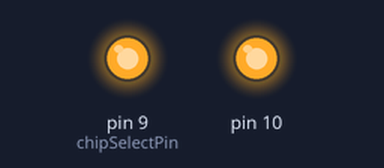
Simulated run of this sketch. Board: Arduino Uno, built with avr-gcc and run on an emulated ATmega328P. On the bench: output pins drawn as LEDs (lit = HIGH). What the sketch prints to the serial monitor is not drawn.

Above: at 0.5 s.
Timing chart, 0 to 2.0 s (numbered marks = the images above):
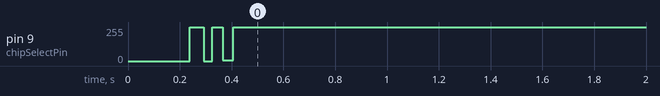

The sketch:

_6804_ReadWriteConfig.ino
```cpp
#include <SPI.h>


class LTC6804Stack {
public:
	LTC6804Stack()
	{
		resetLocalRegisters();
	}

	void resetLocalRegisters()
	{
		for (byte device = 0; device < nDevices; device++)
		{
			CFGR[device][0] = 0xD8;
			CFGR[device][1] = 0xD5;
			CFGR[device][2] = 0x16;
			CFGR[device][3] = 0xA4;
			CFGR[device][4] = 0x00;
			CFGR[device][5] = 0x00;

			for (byte i = 0; i < 6; i++)
			{
				CVAR[device][i] = 0xFF;
				CVBR[device][i] = 0xFF;
				CVCR[device][i] = 0xFF;
				CVDR[device][i] = 0xFF;
				STAR[device][i] = 0xFF;
				STBR[device][i] = 0xFF;
			}
		}
	}

	void wakeUpSerialInterface()
	{
		Serial.println("\nWake up SPI");
		delayMicroseconds(1); // Minimum length of time of SCK low is 0.2us

		// 1. Send a dummy byte. The activity on CSB and SCK will wake up the serial interface
		digitalWrite(chipSelectPin, LOW);
		debugTransfer(0x00);
		digitalWrite(chipSelectPin, HIGH);

		// 2. For n devices in the stack, wait for the amount of time n * t_wake in order to power up all the devices (t_wake = 300us)
		delayMicroseconds(nDevices * 300);
	}

	void initVoltageSensorSPI()
	{
		pinMode(chipSelectPin, OUTPUT);
		SPI.begin();

		// Need to do a couple things before communication
		// 1. Set the bit order
		// 2. Set data clock idle when high/low and set samples on rising or falling clk edges
		// 3. Speed of SPI

		SPI.setBitOrder(MSBFIRST);

		// LTC6804 Datasheet Pg. 35, "Timing": CPHA = 1 and CPOL = 1
		SPI.setDataMode(SPI_MODE3);

		// The maximum data rate for the LTC6804 using a CAT 5 twisted pair cable up to 10 meters is 1Mbps
		// (see Datasheet Pg. 35, "Timing" and pg 70, "Applications Information")
		// Arduino Nanos have a clock speed of 16 MHz. Using a clock divider of 16 will result in a SPI clock speed of 1MHz, which transfers 1Mbps
		SPI.setClockDivider(SPI_CLOCK_DIV16);
	}

	// WRCFG
	void writeConfigurationRegisterGroup()
	{
		Serial.println("\nWrite Config");
		delayMicroseconds(1); // Minimum length of time of SCK low is 0.2us
		// Pull CSB low
		digitalWrite(chipSelectPin, LOW);

		// Send the command
		sendCommandAndPec(0x00, 0x01);

		// send the data
		for (short device = nDevices - 1; device >= 0; device--)
		{
			// Send the same configuration to all devices, starting with the highest stacked device
			sendBytesAndPEC(CFGR[device], 6);
		}

		// Pull CSB high, data is latched on rising edge
		digitalWrite(chipSelectPin, HIGH);
	}
	// RDCFG
	void readConfigurationRegisterGroup()
	{
		Serial.println("\nRead RDCFG");
		delayMicroseconds(1); // Minimum length of time of SCK low is 0.2us
		digitalWrite(chipSelectPin, LOW);
		sendCommandAndPec(0x00, 0x02);
		readBytesIntoRegister(CFGR);
		digitalWrite(chipSelectPin, HIGH);
	}
	void readCellVoltageRegisterGroupA()
	{
		Serial.println("\nRead CVAR");
		delayMicroseconds(1); // Minimum length of time of SCK low is 0.2us
		digitalWrite(chipSelectPin, LOW);
		sendCommandAndPec(0x00, 0x04);
		readBytesIntoRegister(CVAR);
		digitalWrite(chipSelectPin, HIGH);
	}
	void readCellVoltageRegisterGroupB()
	{
		Serial.println("\nRead CVBR");
		delayMicroseconds(1); // Minimum length of time of SCK low is 0.2us
		digitalWrite(chipSelectPin, LOW);
		sendCommandAndPec(0x00, 0x06);
		readBytesIntoRegister(CVBR);
		digitalWrite(chipSelectPin, HIGH);
	}
	void readCellVoltageRegisterGroupC()
	{
		Serial.println("\nRead CVCR");
		delayMicroseconds(1); // Minimum length of time of SCK low is 0.2us
		digitalWrite(chipSelectPin, LOW);
		sendCommandAndPec(0x00, 0x08);
		readBytesIntoRegister(CVCR);
		digitalWrite(chipSelectPin, HIGH);
	}
	void readCellVoltageRegisterGroupD()
	{
		Serial.println("\nRead CVDR");
		delayMicroseconds(1); // Minimum length of time of SCK low is 0.2us
		digitalWrite(chipSelectPin, LOW);
		sendCommandAndPec(0x00, 0x0A);
		readBytesIntoRegister(CVDR);
		digitalWrite(chipSelectPin, HIGH);
	}
	void startCellVoltageADCConversion()
	{
		Serial.println("\nStart ADC");
		delayMicroseconds(1); // Minimum length of time of SCK low is 0.2us
		digitalWrite(chipSelectPin, LOW);
		sendCommandAndPec(0x03, 0x70);
		digitalWrite(chipSelectPin, HIGH);

	}
	float getCellVoltageInVolts(byte absoluteCellNumber)
	{
		return getCellVoltageRaw(absoluteCellNumber) * 0.0001;
	}
	unsigned short getCellVoltageRaw(byte absoluteCellNumber)
	{
		// Cell number goes from 0 to 12*nCells-1
		// First figure out which device the cell exists on

		char deviceNumber = absoluteCellNumber / 12;
		char relativeCellNumber = absoluteCellNumber % 12;

		switch (relativeCellNumber)
		{
			// Cell Voltage Register A
		case 0:
			return word(CVAR[deviceNumber][1], CVAR[deviceNumber][0]);
		case 1:
			return word(CVAR[deviceNumber][3], CVAR[deviceNumber][2]);
		case 2:
			return word(CVAR[deviceNumber][5], CVAR[deviceNumber][4]);

			// Cell Voltage Register B
		case 3:
			return word(CVBR[deviceNumber][1], CVBR[deviceNumber][0]);
		case 4:
			return word(CVBR[deviceNumber][3], CVBR[deviceNumber][2]);
		case 5:
			return word(CVBR[deviceNumber][5], CVBR[deviceNumber][4]);

			// Cell Voltage Register C
		case 6:
			return word(CVCR[deviceNumber][1], CVCR[deviceNumber][0]);
		case 7:
			return word(CVCR[deviceNumber][3], CVCR[deviceNumber][2]);
		case 8:
			return word(CVCR[deviceNumber][5], CVCR[deviceNumber][4]);

			// Cell Voltage Register D
		case 9:
			return word(CVDR[deviceNumber][1], CVDR[deviceNumber][0]);
		case 10:
			return word(CVDR[deviceNumber][3], CVDR[deviceNumber][2]);
		case 11:
			return word(CVDR[deviceNumber][5], CVDR[deviceNumber][4]);

			break;

		default:
			// Error
			return 0xFF;
		}

	}
	void readStatusRegisterGroupA()
	{
		Serial.println("\nRead STAR");
		delayMicroseconds(1); // Minimum length of time of SCK low is 0.2us
		digitalWrite(chipSelectPin, LOW);
		sendCommandAndPec(0x00, 0x10);
		readBytesIntoRegister(STAR);
		digitalWrite(chipSelectPin, HIGH);
	}
	void readStatusRegisterGroupB()
	{
		Serial.println("\nRead STBR");
		delayMicroseconds(1); // Minimum length of time of SCK low is 0.2us
		digitalWrite(chipSelectPin, LOW);
		sendCommandAndPec(0x00, 0x12);
		readBytesIntoRegister(STBR);
		digitalWrite(chipSelectPin, HIGH);

                // Check to ensure for new model board. Check bit 3 of STBR5
                for (byte boardNumber = 0; boardNumber < nDevices; boardNumber++)
                {
                    if (STBR[boardNumber][5] & B00001000 == B00000000)
                    {
                        Serial.print("WARNING: Board ");
                        Serial.print(boardNumber);
                        Serial.print(" is prone to WRCOMM/WRCFG failures!");
                    }
                }

	}
        byte getRSVD(byte boardNumber)
        {
                // Returns 0 if the board is the old model, 1 if the new model.
                return STBR[boardNumber][5] && 0x08;
        }


private:
	// Stacked devices are referenced from 0 (the bottom) to nDevices-1 (the top)
	static const byte nDevices = 1;			// This number determines the number of 6804's that are stacked
	static const byte chipSelectPin = 9;	// This number determines the chipSelect for the LTC6804 SPI connection
	byte CFGR[nDevices][6];
	byte CVAR[nDevices][6];
	byte CVBR[nDevices][6];
	byte CVCR[nDevices][6];
	byte CVDR[nDevices][6];
	byte STAR[nDevices][6];
	byte STBR[nDevices][6];

	// This algorithm is described on page 42 of the 6804 Datasheet
	static short calculatePEC(unsigned char* DIN, unsigned char nBytes)
	{
		// 1.Initialize the PEC to 0x0010
		short PEC = 0x0010;

		// 2. For each bit DIN coming into the PEC register group
		for (char byteNumber = 0; byteNumber < nBytes; byteNumber++)
		{
			for (char bitNumber = 7; bitNumber >= 0; bitNumber--)
			{
				// Set IN
				short IN = 0x0000;
				bitWrite(IN, 0, bitRead(DIN[byteNumber], bitNumber) ^ bitRead(PEC, 14));
				bitWrite(IN, 3, bitRead(IN, 0) ^ bitRead(PEC, 2));
				bitWrite(IN, 4, bitRead(IN, 0) ^ bitRead(PEC, 3));
				bitWrite(IN, 7, bitRead(IN, 0) ^ bitRead(PEC, 6));
				bitWrite(IN, 8, bitRead(IN, 0) ^ bitRead(PEC, 7));
				bitWrite(IN, 10, bitRead(IN, 0) ^ bitRead(PEC, 9));
				bitWrite(IN, 14, bitRead(IN, 0) ^ bitRead(PEC, 13));

				// Update 15-bit PEC
				PEC = PEC << 1;
				bitWrite(PEC, 14, bitRead(IN, 14));
				bitWrite(PEC, 10, bitRead(IN, 10));
				bitWrite(PEC, 8, bitRead(IN, 8));
				bitWrite(PEC, 7, bitRead(IN, 7));
				bitWrite(PEC, 4, bitRead(IN, 4));
				bitWrite(PEC, 3, bitRead(IN, 3));
				bitWrite(PEC, 0, bitRead(IN, 0));
			}
		}

		// 4. Append at the LSB then return
		return PEC << 1;
	}

	// Sends the data followed by the PEC on the SPI line
	void sendBytesAndPEC(byte* data, unsigned char length)
	{
		for (char i = 0; i < length; i++)
		{
			debugTransfer(data[i]);
		}

		short pec = calculatePEC(data, length);
		debugTransfer(highByte(pec));
		debugTransfer(lowByte(pec));
	}

	// Sends a command followed by its pec
	void sendCommandAndPec(byte byte0, byte byte1)
	{
		byte bytes[2];
		bytes[0] = byte0;
		bytes[1] = byte1;
		sendBytesAndPEC(bytes, 2);
	}

	// Reads the following bytes into the registers
	void readBytesIntoRegister(byte(&registerGroup)[nDevices][6])
	{
		// Response begins with registers in lowest device in stack
		for (byte deviceNumber = 0; deviceNumber < nDevices; deviceNumber++)
		{
			// Registers arrive starting with reg0, reg1, reg2... reg5
			for (byte reg = 0; reg < 6; reg++)
			{
				byte response = debugTransfer(0x00);
				registerGroup[deviceNumber][reg] = response;
			}

			// Check following PEC
			short responsePec = calculatePEC(registerGroup[deviceNumber], 6);
			byte pec0 = debugTransfer(0x00);
			byte pec1 = debugTransfer(0x00);
			if (highByte(responsePec) != pec0 || lowByte(responsePec) != pec1)
			{
				Serial.println("PEC from device does not match locally calculated pec");
			}
		}
	}
};


void setup() {


		Serial.begin(115200);

		// Init comm
                LTC6804Stack stack;
		stack.initVoltageSensorSPI();

		// Wake up serial
		stack.wakeUpSerialInterface(); // TODO: Integrate this automatically in all functions

		// Read Config
		stack.readConfigurationRegisterGroup();

		// Write Config
		stack.resetLocalRegisters();
		stack.writeConfigurationRegisterGroup();

		// Read Config
		stack.readConfigurationRegisterGroup();

		//stack.readCellVoltageRegisterGroupA();

		stack.startCellVoltageADCConversion();

		// Read Voltage Register Group A
		stack.readCellVoltageRegisterGroupA();
		stack.readCellVoltageRegisterGroupB();
		stack.readCellVoltageRegisterGroupC();
	        stack.readCellVoltageRegisterGroupD();

		for (byte cell = 0; cell < 36; cell++)
		{
			Serial.print("Cell ");
			Serial.print(cell);
			Serial.print(": ");
			Serial.print(stack.getCellVoltageInVolts(cell));
			Serial.println("V");
		}
                // By now, the serial interface would have went back to sleep. Need to wake
                stack.wakeUpSerialInterface();

                Serial.println("\nChecking Status");
		stack.readCellVoltageRegisterGroupB();
                Serial.println(stack.getRSVD(1));
                stack.readStatusRegisterGroupA();
                stack.readStatusRegisterGroupB();

}

byte debugTransfer(byte b)
{
  Serial.print("Sending: \t");
  Serial.print(b, HEX);
  Serial.print("\tReceiving: \t");
  byte response = SPI.transfer(b);
  Serial.println(response, HEX);
  return response;
}

void loop() {

}
```

Measured:
- by itself, pin 9 (chipSelectPin): 255/255 → 0/255 at 0.29 s, → 255/255 0.03 s later, → 7/255 0.04 s later, → 255/255 0.04 s later
